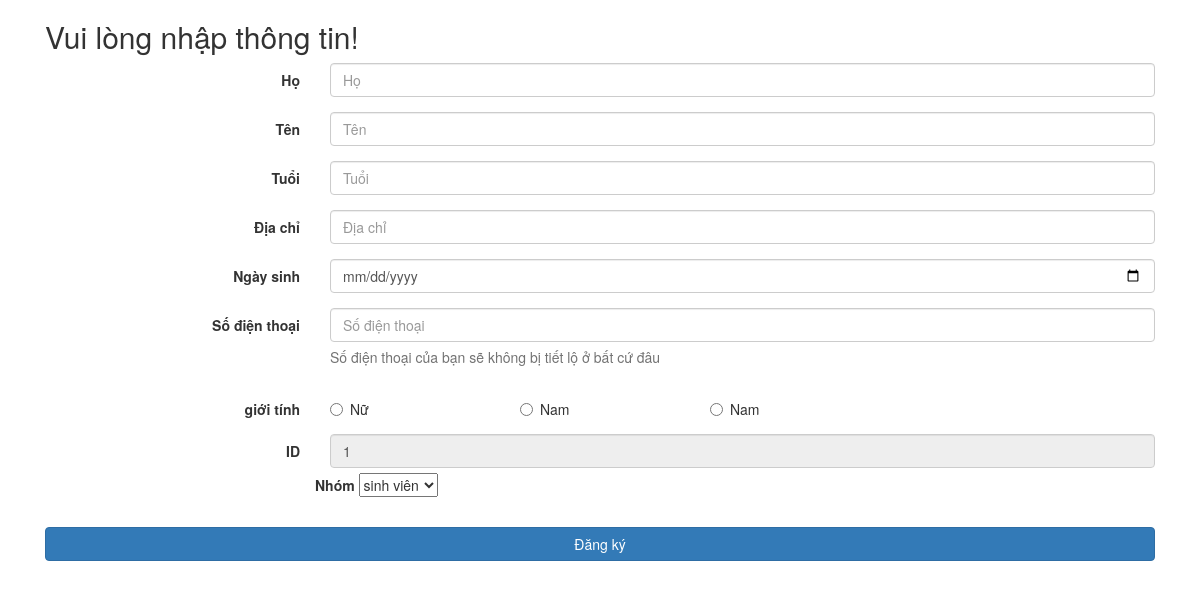
Before: /register/create_infor.php?accout=phamthokd@gmail.com with the older database file.
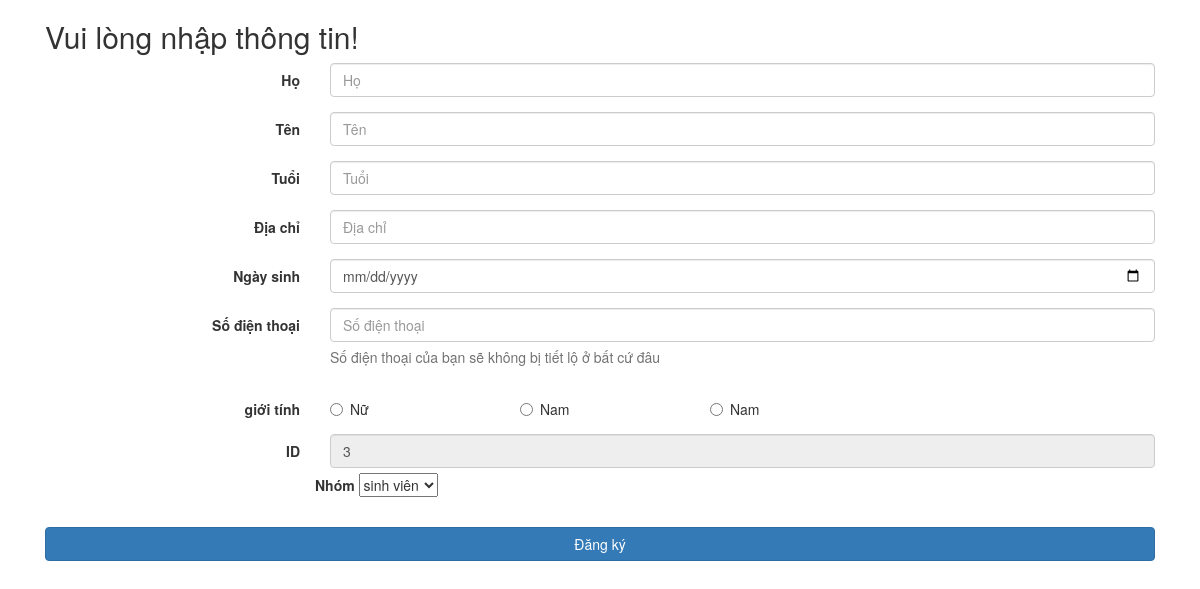
After: the same page with the newer database file.
### tables this page shows
CREATE TABLE `users` (
  `userid` int(6) UNSIGNED NOT NULL,
  `email` varchar(60) NOT NULL,
  `password` char(60) NOT NULL,
  `registration_date` datetime NOT NULL DEFAULT current_timestamp(),
  `user_level` tinyint(10) NOT NULL DEFAULT 0,
  `status` tinyint(1) NOT NULL DEFAULT 0,
  `code` tinyint(4) NOT NULL
);

### register/create_infor.php (the view, shortened to what this page needs)
<!DOCTYPE html>
<html lang="en">
<head>
    <link href="https://cdn.jsdelivr.net/npm/bootstrap@5.0.2/dist/css/bootstrap.min.css" rel="stylesheet">
    <link rel="stylesheet" href="https://cdnjs.cloudflare.com/ajax/libs/font-awesome/5.15.4/css/all.min.css" />
</head>
<body>
    <link href="//maxcdn.bootstrapcdn.com/bootstrap/4.0.0/css/bootstrap.min.css" rel="stylesheet" id="bootstrap-css">
<link href="//netdna.bootstrapcdn.com/bootstrap/3.2.0/css/bootstrap.min.css" rel="stylesheet" id="bootstrap-css">
<div class="container">
        <form class="form-horizontal" role="form" action="process_infor.php" method="post">
            <h2>Vui lòng nhập thông tin!</h2>
            <div class="form-group">
                <label for="first_name" class="col-sm-3 control-label">Họ</label>
                <div class="col-sm-9">
                    <input type="text" id="first_name" placeholder="Họ" class="form-control" name="first_name">
                </div>
            </div>
            <div class="form-group">
                <label for="last_name" class="col-sm-3 control-label">Tên</label>
                <div class="col-sm-9">
                    <input type="text" id="last_name" placeholder="Tên" class="form-control" name="last_name">
                </div>
            </div>
            <div class="form-group">
                <label for="age" class="col-sm-3 control-label">Tuổi</label>
                <div class="col-sm-9">
                    <input type="text" id="age" placeholder="Tuổi" class="form-control" name= "age">
                </div>
            </div>
            <div class="form-group">
                <label for="address" class="col-sm-3 control-label">Địa chỉ</label>
                <div class="col-sm-9">
                    <input type="text" id="address" placeholder="Địa chỉ" class="form-control" name="address">
                </div>
            </div>
            <div class="form-group">
                <label for="date" class="col-sm-3 control-label">Ngày sinh</label>
                <div class="col-sm-9">
                    <input type="date" id="date" class="form-control" name="date">
                </div>
            </div>
            <div class="form-group">
                <label for="phone_number" class="col-sm-3 control-label">Số điện thoại </label>
                <div class="col-sm-9">
                    <input type="phoneNumber" id="phone_number" placeholder="Số điện thoại" class="form-control" name="phone_number">
                    <span class="help-block">Số điện thoại của bạn sẽ không bị tiết lộ ở bất cứ đâu</span>
                </div>
            </div>
            <div class="form-group">
                <label class="control-label col-sm-3">giới tính</label>
                <div class="col-sm-6">
                    <div class="row">
                        <div class="col-sm-4">
                            <label class="radio-inline">
                                <input type="radio" id="femaleRadio" name="gender" <?php if (isset($gender) && $gender=="nữ") echo "checked";?> value="nữ">Nữ
                            </label>
                        </div>
                        <div class="col-sm-4">
                            <label class="radio-inline">
                                <input type="radio" id="maleRadio" name="gender" <?php if (isset($gender) && $gender=="nam") echo "checked";?> value="nam">Nam
                            </label>
                        </div>
                        <div class="col-sm-4">
                            <label class="radio-inline">
                                <input type="radio" id="maleRadio" name="gender" <?php if (isset($gender) && $gender=="khác") echo "checked";?> value="khác">Nam
                            </label>
                        </div>
                    </div>
                </div>
            </div>
            <div class="form-group">
                <label for="userid" class="col-sm-3 control-label">ID</label>
                <div class="col-sm-9">
                    <input type="text" id="userid" name="userid" class="form-control" value=
                    <?php if (isset($_GET['accout'])) {
                        $email = $_GET['accout'];
                        require("../config/db.php");
                        $sql = "SELECT * FROM `users` WHERE `email` LIKE '$email'";
                        $result = mysqli_query($conn,$sql);
                        if(mysqli_num_rows($result)>0){
                            while($row = mysqli_fetch_assoc($result)){
                                $ID = $row['userid'];
                                echo ''.$ID.'';
                                }
                        }
                        }
                        ?>
         readonly>
        <div class="form-group">
                <label for="group" class="control-label">Nhóm</label>
                <select name="group" id="group">
                    <?php
                        require("../config/db.php");
                        $sql = "SELECT * FROM group_users";
                        $result = mysqli_query($conn,$sql);
                        if(mysqli_num_rows($result)>0){
                            while($row = mysqli_fetch_assoc($result)){
                                echo '<option value='.$row['group_id'].'>'.$row['group_name'].'</option>';
                            }
                        }
                    ?>
                </select>
        </div>
                </div>
            </div>
            <button type="submit" class="btn btn-primary btn-block" name="btn_infor">Đăng ký</button>
        </form>
    </div>
</body>
</html>

Changed rows visible on the page:
removed users: userid "1"
added users: userid "3"
